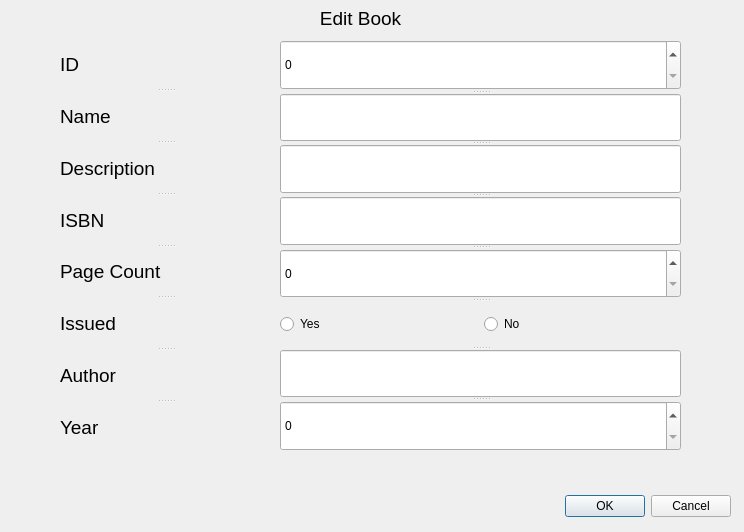
<?xml version="1.0" encoding="UTF-8"?>
<ui version="4.0">
 <class>Dialog</class>
 <widget class="QDialog" name="Dialog">
  <property name="geometry">
   <rect>
    <x>0</x>
    <y>0</y>
    <width>744</width>
    <height>532</height>
   </rect>
  </property>
  <property name="windowTitle">
   <string>Edit Dialog</string>
  </property>
  <widget class="QDialogButtonBox" name="buttonBox">
   <property name="geometry">
    <rect>
     <x>390</x>
     <y>490</y>
     <width>341</width>
     <height>32</height>
    </rect>
   </property>
   <property name="orientation">
    <enum>Qt::Horizontal</enum>
   </property>
   <property name="standardButtons">
    <set>QDialogButtonBox::Cancel|QDialogButtonBox::Ok</set>
   </property>
  </widget>
  <widget class="QLabel" name="label">
   <property name="geometry">
    <rect>
     <x>300</x>
     <y>10</y>
     <width>121</width>
     <height>16</height>
    </rect>
   </property>
   <property name="font">
    <font>
     <pointsize>14</pointsize>
    </font>
   </property>
   <property name="text">
    <string>Edit Book</string>
   </property>
   <property name="alignment">
    <set>Qt::AlignCenter</set>
   </property>
  </widget>
  <widget class="QSplitter" name="splitter">
   <property name="geometry">
    <rect>
     <x>280</x>
     <y>40</y>
     <width>401</width>
     <height>411</height>
    </rect>
   </property>
   <property name="orientation">
    <enum>Qt::Vertical</enum>
   </property>
   <widget class="QSpinBox" name="id_spinbox"/>
   <widget class="QLineEdit" name="name_input"/>
   <widget class="QLineEdit" name="description_input"/>
   <widget class="QLineEdit" name="isbn_input"/>
   <widget class="QSpinBox" name="page_count_spinbox"/>
   <widget class="QWidget" name="">
    <layout class="QHBoxLayout" name="horizontalLayout">
     <item>
      <widget class="QRadioButton" name="yes">
       <property name="text">
        <string>Yes</string>
       </property>
      </widget>
     </item>
     <item>
      <widget class="QRadioButton" name="no">
       <property name="text">
        <string>No</string>
       </property>
      </widget>
     </item>
    </layout>
   </widget>
   <widget class="QLineEdit" name="author_input"/>
   <widget class="QSpinBox" name="year_spinbox"/>
  </widget>
  <widget class="QSplitter" name="splitter_2">
   <property name="geometry">
    <rect>
     <x>60</x>
     <y>40</y>
     <width>211</width>
     <height>411</height>
    </rect>
   </property>
   <property name="orientation">
    <enum>Qt::Vertical</enum>
   </property>
   <widget class="QLabel" name="label_9">
    <property name="font">
     <font>
      <pointsize>14</pointsize>
     </font>
    </property>
    <property name="text">
     <string>ID</string>
    </property>
   </widget>
   <widget class="QLabel" name="label_2">
    <property name="font">
     <font>
      <pointsize>14</pointsize>
     </font>
    </property>
    <property name="text">
     <string>Name</string>
    </property>
   </widget>
   <widget class="QLabel" name="label_3">
    <property name="font">
     <font>
      <pointsize>14</pointsize>
     </font>
    </property>
    <property name="text">
     <string>Description</string>
    </property>
   </widget>
   <widget class="QLabel" name="label_4">
    <property name="font">
     <font>
      <pointsize>14</pointsize>
     </font>
    </property>
    <property name="text">
     <string>ISBN</string>
    </property>
   </widget>
   <widget class="QLabel" name="label_5">
    <property name="font">
     <font>
      <pointsize>14</pointsize>
     </font>
    </property>
    <property name="text">
     <string>Page Count</string>
    </property>
   </widget>
   <widget class="QLabel" name="label_6">
    <property name="font">
     <font>
      <pointsize>14</pointsize>
     </font>
    </property>
    <property name="text">
     <string>Issued</string>
    </property>
   </widget>
   <widget class="QLabel" name="label_7">
    <property name="font">
     <font>
      <pointsize>14</pointsize>
     </font>
    </property>
    <property name="text">
     <string>Author</string>
    </property>
   </widget>
   <widget class="QLabel" name="label_8">
    <property name="font">
     <font>
      <pointsize>14</pointsize>
     </font>
    </property>
    <property name="text">
     <string>Year</string>
    </property>
   </widget>
  </widget>
 </widget>
 <resources/>
 <connections>
  <connection>
   <sender>buttonBox</sender>
   <signal>accepted()</signal>
   <receiver>Dialog</receiver>
   <slot>accept()</slot>
   <hints>
    <hint type="sourcelabel">
     <x>248</x>
     <y>254</y>
    </hint>
    <hint type="destinationlabel">
     <x>157</x>
     <y>274</y>
    </hint>
   </hints>
  </connection>
  <connection>
   <sender>buttonBox</sender>
   <signal>rejected()</signal>
   <receiver>Dialog</receiver>
   <slot>reject()</slot>
   <hints>
    <hint type="sourcelabel">
     <x>316</x>
     <y>260</y>
    </hint>
    <hint type="destinationlabel">
     <x>286</x>
     <y>274</y>
    </hint>
   </hints>
  </connection>
 </connections>
</ui>
